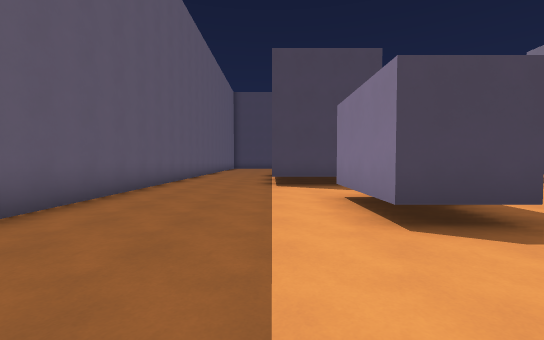
[1] (above)

20 first-person views from a walk through a 3-D level made in the Godot game engine. The camera is 1.4 m above the floor, tilts 2° down and sees 90° across. The floor is counted in squares, 2 m on a side. Each view is taken from the middle of a square. On the plan, view 1 faces up. The plan holds only what a view shows up to about 9 squares ahead; the rest is blank.

[2]
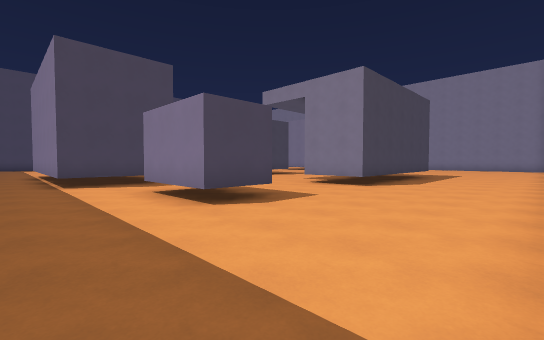

[3]
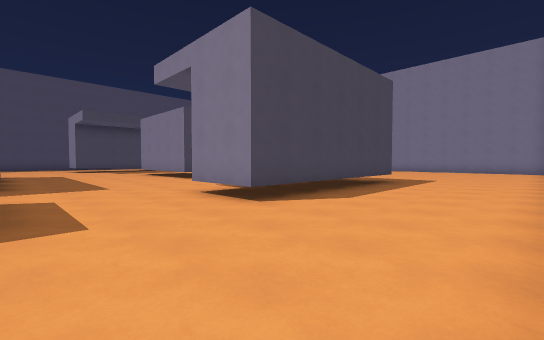

[4]
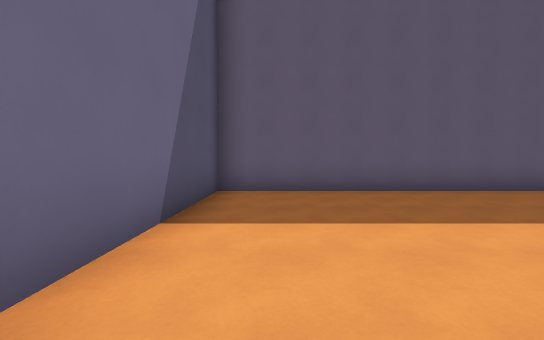

[5]
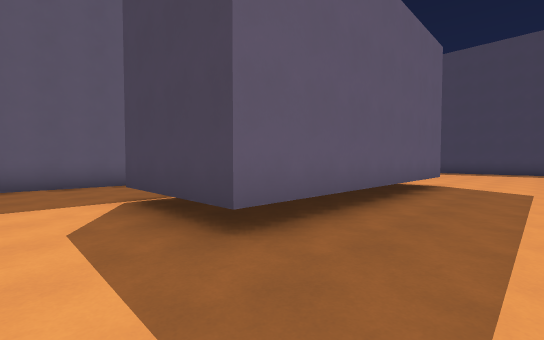

[6]
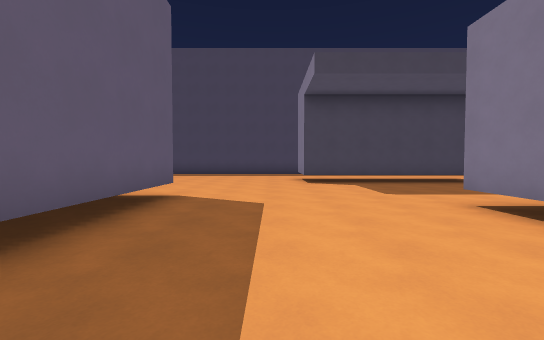

[7]
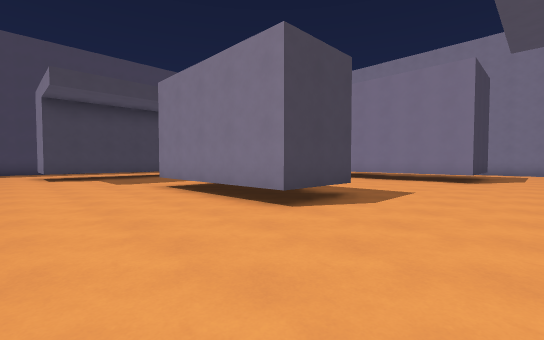

[8]
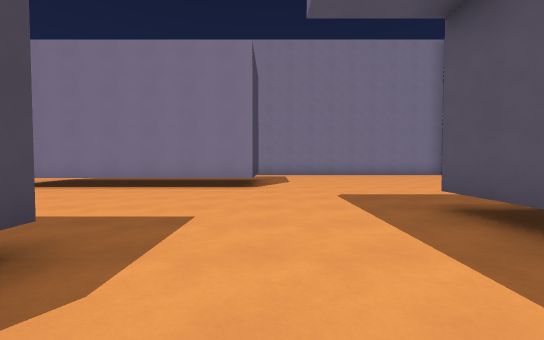

[9]
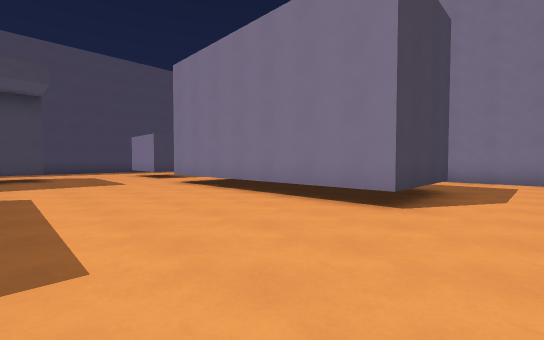

[10]
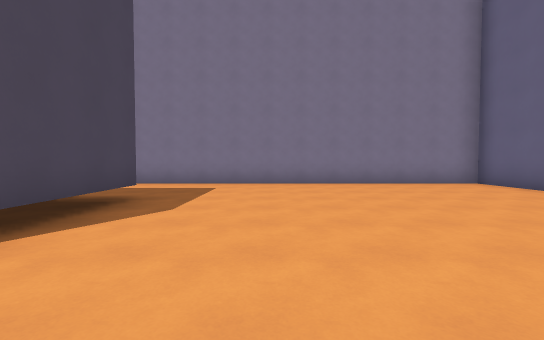

[11]
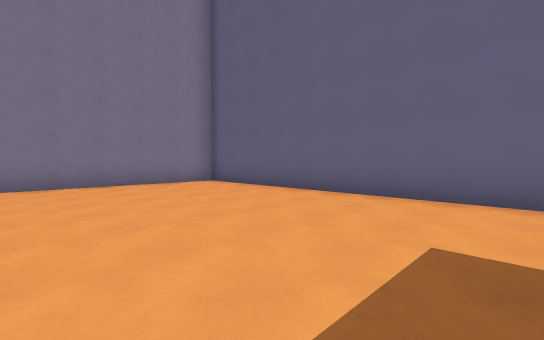

[12]
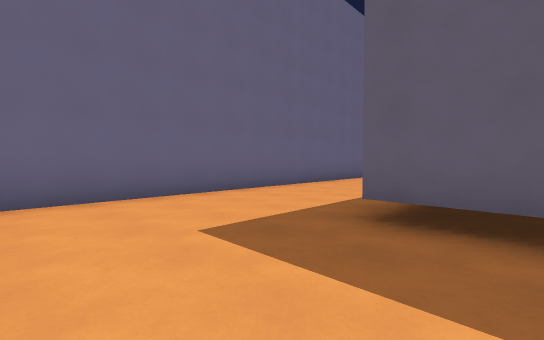

[13]
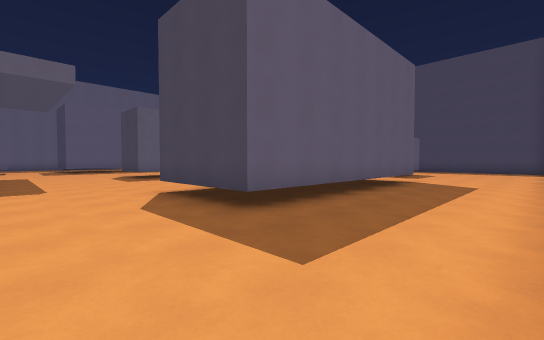

[14]
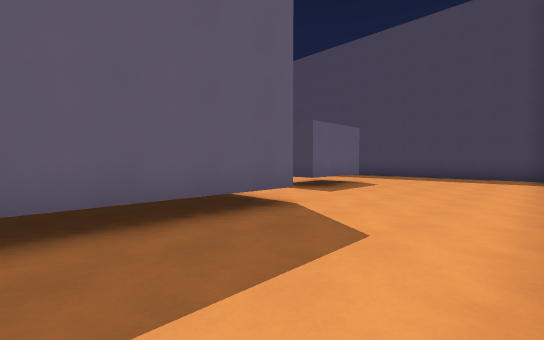

[15]
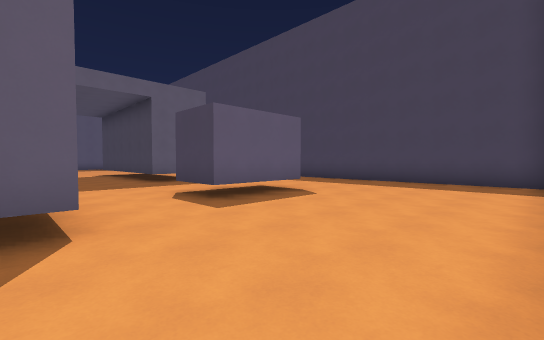

[16]
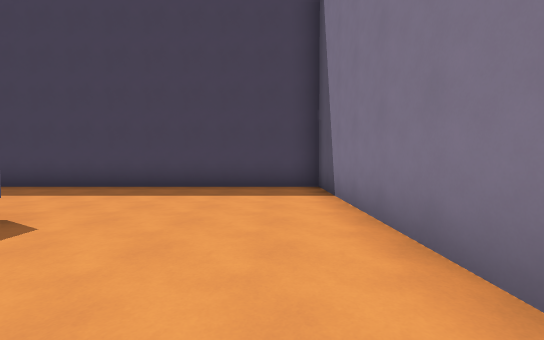

[17]
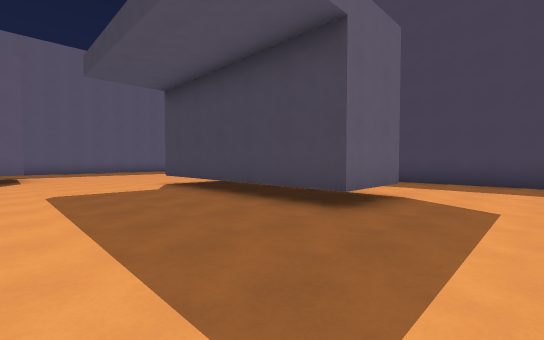

[18]
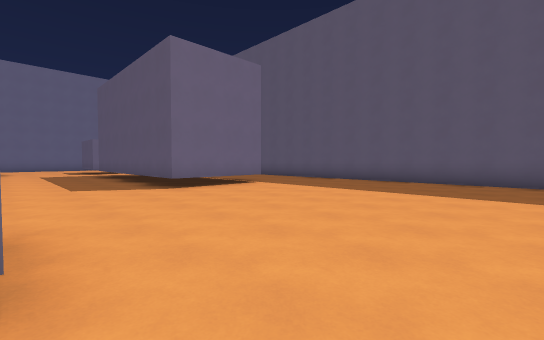

[19]
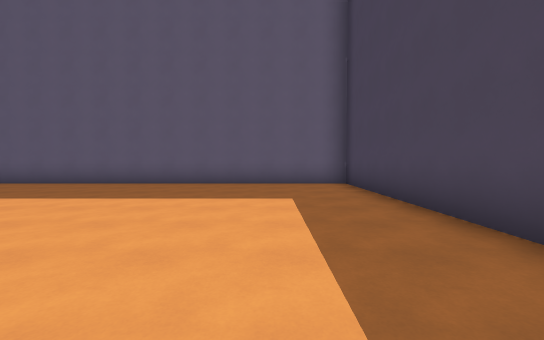

[20]
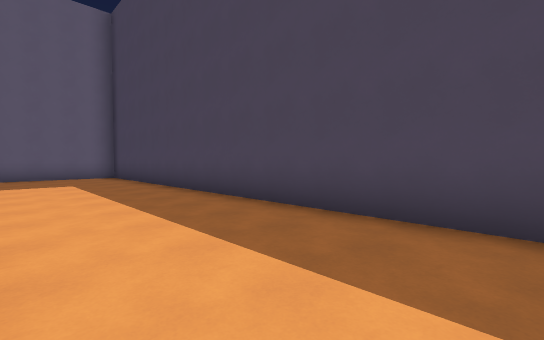

### Floor plan
Key: @ floor where view 1 was taken; # wall or solid block; . floor; B block.
Columns run from 4 left of view 1 to 22 right of it. Each row starts with its distance up from view 1.
 24 ###########################
 23 #............. ...........#
 22 #............. ...........#
 21 #............. ...........#
 20 #............. ...........#
 19 #.........#     #...#.....#
 18 #.........#######...#.....#
 17 #...................#.....#
 16 #.........................
 15 #.........................
 14 #.. BBBB...........B  B...
 13 #.     B....#  ....B  B...
 12        B....#  ....B  B...
 11    .B  B....#  ....B  B...
 10    .B  B....#  ....B  B...
  9 #...B  B....###....B  B...#
  8 #...BBBB...........BBBB...#
  7 #.........................#
  6 #.........................#
  5 #.....#...................#
  4 #.....#...#    ##.........#
  3 #.....#...#######.........#
  2 #.........................#
  1 #.........................#
  0 #...@.....................#
 -1 #.........................#
 -2 #######    ################

Positions as (right, up) in squares from view 1, and headings:
1: (0, 0), facing up
2: (-1, -1), facing up-right
3: (3, -1), facing up-right
4: (3, 0), facing left
5: (5, 6), facing up-left
6: (5, 9), facing up
7: (5, 6), facing up-right
8: (8, 7), facing right
9: (11, 6), facing up-right
10: (13, 5), facing right
11: (13, 4), facing down-right
12: (15, 4), facing down-left
13: (21, 5), facing up-left
14: (21, 11), facing up-left
15: (21, 14), facing up-left
16: (20, 16), facing up
17: (14, 14), facing up-left
18: (6, 21), facing down-left
19: (5, 21), facing left
20: (9, 20), facing up-left
